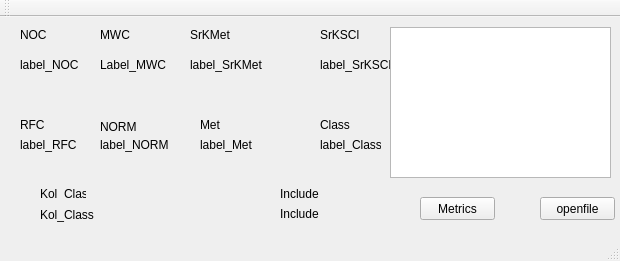
<?xml version="1.0" encoding="UTF-8"?>
<ui version="4.0">
 <class>MainWindow</class>
 <widget class="QMainWindow" name="MainWindow">
  <property name="geometry">
   <rect>
    <x>0</x>
    <y>0</y>
    <width>620</width>
    <height>261</height>
   </rect>
  </property>
  <property name="windowTitle">
   <string>MainWindow</string>
  </property>
  <widget class="QWidget" name="centralWidget">
   <widget class="QPushButton" name="openfile">
    <property name="geometry">
     <rect>
      <x>540</x>
      <y>180</y>
      <width>75</width>
      <height>23</height>
     </rect>
    </property>
    <property name="text">
     <string>openfile</string>
    </property>
   </widget>
   <widget class="QPushButton" name="Metrics">
    <property name="geometry">
     <rect>
      <x>420</x>
      <y>180</y>
      <width>75</width>
      <height>23</height>
     </rect>
    </property>
    <property name="text">
     <string>Metrics</string>
    </property>
   </widget>
   <widget class="QLabel" name="label_NOC">
    <property name="geometry">
     <rect>
      <x>20</x>
      <y>40</y>
      <width>61</width>
      <height>16</height>
     </rect>
    </property>
    <property name="text">
     <string>label_NOC</string>
    </property>
   </widget>
   <widget class="QLabel" name="label_MWC">
    <property name="geometry">
     <rect>
      <x>100</x>
      <y>40</y>
      <width>71</width>
      <height>16</height>
     </rect>
    </property>
    <property name="text">
     <string>Label_MWC</string>
    </property>
   </widget>
   <widget class="QLabel" name="label_SrKMet">
    <property name="geometry">
     <rect>
      <x>190</x>
      <y>40</y>
      <width>81</width>
      <height>16</height>
     </rect>
    </property>
    <property name="text">
     <string>label_SrKMet</string>
    </property>
   </widget>
   <widget class="QLabel" name="label_SrKSCl">
    <property name="geometry">
     <rect>
      <x>320</x>
      <y>40</y>
      <width>81</width>
      <height>16</height>
     </rect>
    </property>
    <property name="text">
     <string>label_SrKSCl</string>
    </property>
   </widget>
   <widget class="QLabel" name="label_RFC">
    <property name="geometry">
     <rect>
      <x>20</x>
      <y>120</y>
      <width>71</width>
      <height>16</height>
     </rect>
    </property>
    <property name="text">
     <string>label_RFC</string>
    </property>
   </widget>
   <widget class="QLabel" name="label_NORM">
    <property name="geometry">
     <rect>
      <x>100</x>
      <y>120</y>
      <width>71</width>
      <height>16</height>
     </rect>
    </property>
    <property name="text">
     <string>label_NORM</string>
    </property>
   </widget>
   <widget class="QLabel" name="label_Met">
    <property name="geometry">
     <rect>
      <x>200</x>
      <y>120</y>
      <width>61</width>
      <height>16</height>
     </rect>
    </property>
    <property name="text">
     <string>label_Met</string>
    </property>
   </widget>
   <widget class="QLabel" name="label_Class">
    <property name="geometry">
     <rect>
      <x>320</x>
      <y>120</y>
      <width>61</width>
      <height>16</height>
     </rect>
    </property>
    <property name="text">
     <string>label_Class</string>
    </property>
   </widget>
   <widget class="QPlainTextEdit" name="plainTextEdit">
    <property name="geometry">
     <rect>
      <x>390</x>
      <y>10</y>
      <width>221</width>
      <height>151</height>
     </rect>
    </property>
   </widget>
   <widget class="QLabel" name="Kol_Class">
    <property name="geometry">
     <rect>
      <x>40</x>
      <y>190</y>
      <width>61</width>
      <height>16</height>
     </rect>
    </property>
    <property name="text">
     <string>Kol_Class</string>
    </property>
   </widget>
   <widget class="QLabel" name="Include">
    <property name="geometry">
     <rect>
      <x>280</x>
      <y>190</y>
      <width>46</width>
      <height>13</height>
     </rect>
    </property>
    <property name="text">
     <string>Include</string>
    </property>
   </widget>
   <widget class="QLabel" name="label">
    <property name="geometry">
     <rect>
      <x>20</x>
      <y>10</y>
      <width>61</width>
      <height>16</height>
     </rect>
    </property>
    <property name="text">
     <string>NOC</string>
    </property>
   </widget>
   <widget class="QLabel" name="label_2">
    <property name="geometry">
     <rect>
      <x>100</x>
      <y>10</y>
      <width>61</width>
      <height>16</height>
     </rect>
    </property>
    <property name="text">
     <string>MWC</string>
    </property>
   </widget>
   <widget class="QLabel" name="label_3">
    <property name="geometry">
     <rect>
      <x>190</x>
      <y>10</y>
      <width>71</width>
      <height>16</height>
     </rect>
    </property>
    <property name="text">
     <string>SrKMet</string>
    </property>
   </widget>
   <widget class="QLabel" name="label_4">
    <property name="geometry">
     <rect>
      <x>320</x>
      <y>10</y>
      <width>61</width>
      <height>16</height>
     </rect>
    </property>
    <property name="text">
     <string>SrKSCl</string>
    </property>
   </widget>
   <widget class="QLabel" name="label_5">
    <property name="geometry">
     <rect>
      <x>20</x>
      <y>100</y>
      <width>51</width>
      <height>16</height>
     </rect>
    </property>
    <property name="text">
     <string>RFC</string>
    </property>
   </widget>
   <widget class="QLabel" name="label_6">
    <property name="geometry">
     <rect>
      <x>100</x>
      <y>100</y>
      <width>71</width>
      <height>20</height>
     </rect>
    </property>
    <property name="text">
     <string>NORM</string>
    </property>
   </widget>
   <widget class="QLabel" name="label_7">
    <property name="geometry">
     <rect>
      <x>200</x>
      <y>100</y>
      <width>51</width>
      <height>16</height>
     </rect>
    </property>
    <property name="text">
     <string>Met</string>
    </property>
   </widget>
   <widget class="QLabel" name="label_8">
    <property name="geometry">
     <rect>
      <x>320</x>
      <y>100</y>
      <width>61</width>
      <height>16</height>
     </rect>
    </property>
    <property name="text">
     <string>Class</string>
    </property>
   </widget>
   <widget class="QLabel" name="label_9">
    <property name="geometry">
     <rect>
      <x>40</x>
      <y>170</y>
      <width>46</width>
      <height>13</height>
     </rect>
    </property>
    <property name="text">
     <string>Kol_Class</string>
    </property>
   </widget>
   <widget class="QLabel" name="label_10">
    <property name="geometry">
     <rect>
      <x>280</x>
      <y>170</y>
      <width>46</width>
      <height>13</height>
     </rect>
    </property>
    <property name="text">
     <string>Include</string>
    </property>
   </widget>
  </widget>
  <widget class="QMenuBar" name="menuBar">
   <property name="geometry">
    <rect>
     <x>0</x>
     <y>0</y>
     <width>620</width>
     <height>19</height>
    </rect>
   </property>
  </widget>
  <widget class="QToolBar" name="mainToolBar">
   <attribute name="toolBarArea">
    <enum>TopToolBarArea</enum>
   </attribute>
   <attribute name="toolBarBreak">
    <bool>false</bool>
   </attribute>
  </widget>
  <widget class="QStatusBar" name="statusBar"/>
 </widget>
 <layoutdefault spacing="6" margin="11"/>
 <resources/>
 <connections/>
</ui>
